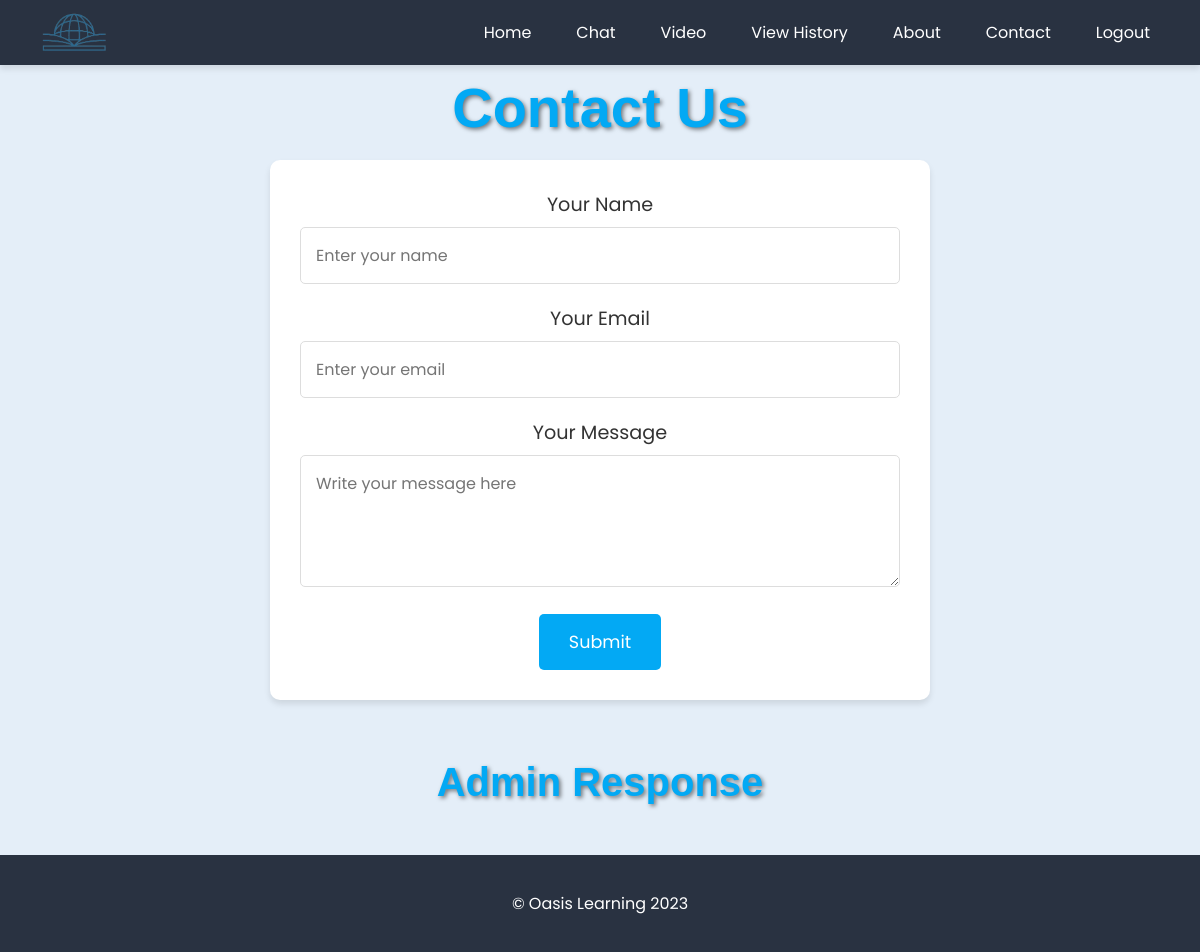
/Contact/ (signed in), run on an earlier commit of the app's database.
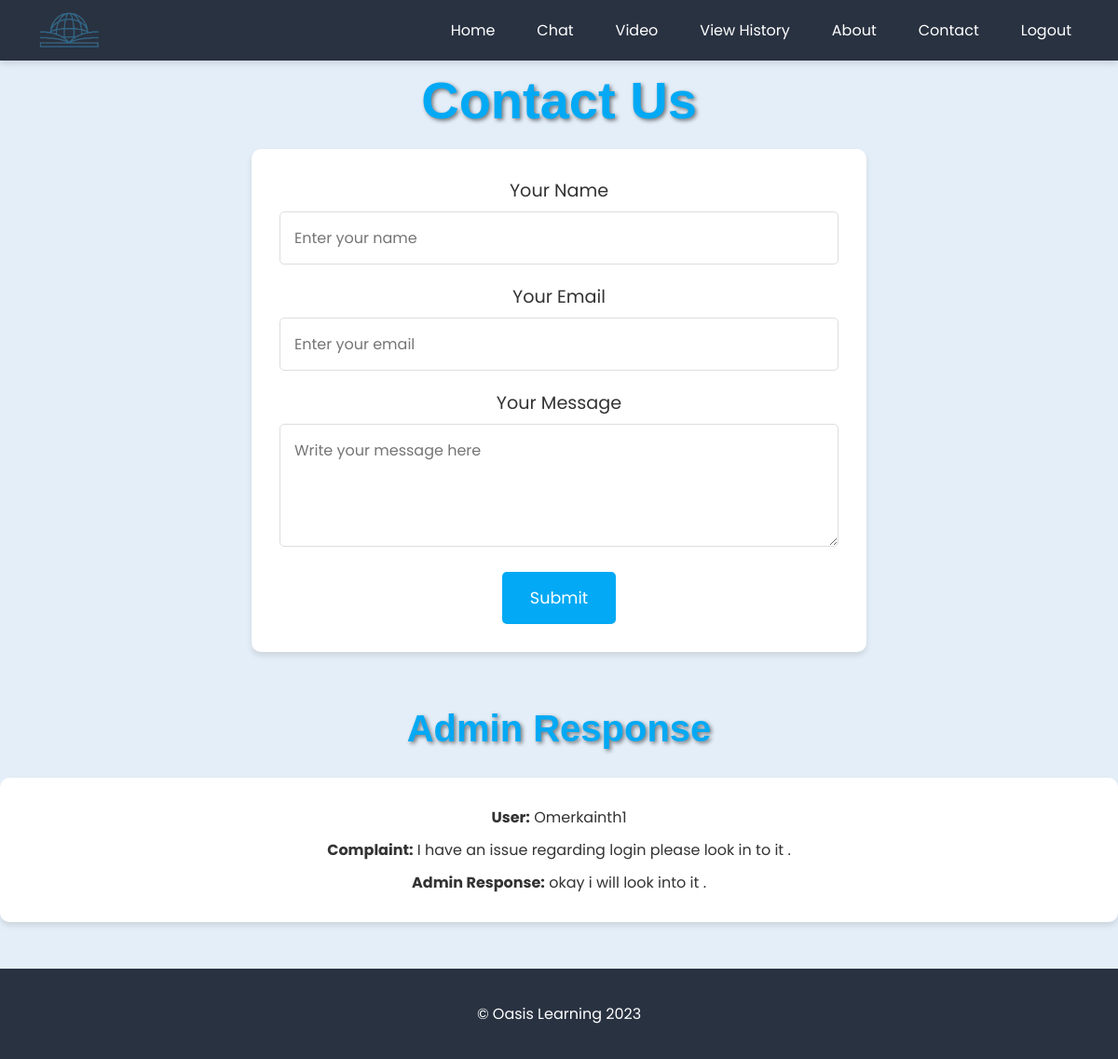
And on a later commit of the database.
### oasisApp/models.py (models this page shows, shortened)
class Complaint(models.Model):
    user = models.ForeignKey(User, on_delete=models.CASCADE)
    description = models.TextField()
    status = models.CharField(max_length=100, default='Pending')
    respond = models.TextField(blank=True, null=True)

### oasisApp/views.py (the view, shortened to what this page needs)
# urls.py: path('Contact/', views.ContactUs,name='Contact'),
@login_required(login_url='Login')
def ContactUs(request):
    user_complaints_with_responses = Complaint.objects.filter(user=request.user, respond__isnull=False)
    return render(request, "Contact.html", {'user_complaints_with_responses': user_complaints_with_responses})

### oasisApp/templates/Contact.html (shortened to what this page needs)
{% load static %}
<!DOCTYPE html>
<html lang="en">
<head>
</head>
<body>
    <nav class="navbar">
        <div class="navbar-logo">
            <img src="{% static 'images/OasisLogo.png' %}" alt="Oasis Learning Logo">
        </div>
        <ul class="navbar-links">
            <li class="nav-item"><a href="{% url 'Home' %}" class="nav-link">Home</a></li>
            <li class="nav-item"><a href="{% url 'Chat' %}" class="nav-link">Chat</a></li>
            <li class="nav-item"><a href="{% url 'video' %}" class="nav-link">Video</a></li>
            <li class="nav-item"><a href="{% url 'Viewhistory' %}" class="nav-link">View History</a></li>
            <li class="nav-item"><a href="{% url 'About' %}" class="nav-link">About</a></li>
            <li class="nav-item"><a href="{% url 'Contact' %}" class="nav-link">Contact</a></li>
            <li class="nav-item"><a href="{% url 'Logout' %}" id="logoutBtn" class="nav-link">Logout</a></li>
        </ul>
    </nav>
    <div class="contact-us-content">
        <h1 class="contact-us-title">Contact Us</h1>
        <div class="contact-us-form">
            <form action="#" method="post">
                <div class="form-group">
                    <label for="name">Your Name</label>
                    <input type="text" id="name" name="name" placeholder="Enter your name" required>
                </div>
                <div class="form-group">
                    <label for="email">Your Email</label>
                    <input type="email" id="email" name="email" placeholder="Enter your email" required>
                </div>
                <div class="form-group">
                    <label for="message">Your Message</label>
                    <textarea id="message" name="message" rows="4" placeholder="Write your message here" required></textarea>
                </div>
                <button type="submit" class="submit-btn">Submit</button>
            </form>
        </div>
    </div>
    <div class="user-complaints-with-responses">
        <h1 class="contact-us-title">Admin Response</h1>
        {% for complaint in user_complaints_with_responses %}
        <div class="complaint">
            <p><strong>User:</strong> {{ complaint.user.username }}</p>
            <p><strong>Complaint:</strong> {{ complaint.description }}</p>
            <p><strong>Admin Response:</strong> {{ complaint.respond }}</p>
        </div>
        {% endfor %}
    </div>
    <footer class="footer">
        <p class="footer-copyright">&copy; Oasis Learning 2023</p>
    </footer>
</body>
</html>

### oasisApp/templates/Contact.html (style rules this page uses)
body { font-family: 'Poppins', sans-serif; margin: 0; padding: 0; background-color: #E4EEF8; color: #333; }
.navbar { background-color: #293241; font-family: 'Poppins', sans-serif; color: white; padding: 20px; display: flex; justify-content: space-between; box-shadow: 0 4px 6px rgba(0, 0, 0, 0.1); }
.navbar-logo { transform: scale(6.5); display: flex; align-items: center; }
.navbar-logo img { width: 25px; height: auto; margin-left: 10px; }
.navbar-links { display: flex; list-style-type: none; padding: 0; margin: 0; }
.nav-item { margin-right: 15px; }
.nav-link { color: white; text-decoration: none; padding: 8px 15px; border-radius: 5px; transition: background-color 0.3s ease-in-out; }
.contact-us-content { padding: 50px 20px; text-align: center; }
.contact-us-title { font-size: 3.5em; margin-top: -40px; margin-bottom: 20px; font-family: sans-serif; color: #03A9F4; text-shadow: 2px 2px 4px rgba(0, 0, 0, 0.5); }
.contact-us-form { font-family: 'Poppins', sans-serif; max-width: 600px; margin: 0 auto; background-color: #fff; padding: 30px; border-radius: 10px; box-shadow: 0 4px 6px rgba(0, 0, 0, 0.1); }
.form-group { margin-bottom: 20px; }
.form-group label { display: block; font-size: 1.2em; margin-bottom: 8px; color: #333; }
.form-group input, .form-group textarea { width: 100%; padding: 15px; font-size: 1em; border: 1px solid #ddd; border-radius: 5px; transition: box-shadow 0.3s ease-in-out; box-sizing: border-box; font-family: 'Poppins', sans-serif; }
.form-group textarea { resize: vertical; font-family: 'Poppins', sans-serif; }
.submit-btn { background-color: #03A9F4; color: white; padding: 15px 30px; border: none; border-radius: 5px; cursor: pointer; font-size: 1.1em; font-family: 'Roboto', sans-serif; transition: background-color 0.3s ease-in-out; display: block; margin: 0 auto; font-family: 'Poppins', sans-serif; }
.footer { background-color: #293241; color: white; padding: 20px; text-align: center; margin-top: 50px; }
.footer-copyright { font-size: 1em; }
.user-complaints-with-responses { margin-top: 50px; text-align: center; }
.complaint { background-color: #fff; border-radius: 10px; box-shadow: 0 4px 6px rgba(0, 0, 0, 0.1); padding: 20px; margin-bottom: 20px; }
.complaint p { margin: 10px 0; }
.complaint strong { font-weight: bold; }
.user-complaints-with-responses h1 { font-size: 2.5em; margin-bottom: 30px; color: #03A9F4; text-shadow: 2px 2px 4px rgba(0, 0, 0, 0.5); }

What changed in the data, as far as the page shows it:
added Complaint: user.username "Omerkainth1", description "I have an issue regarding login please look in to it .", respond "okay i will look into it ."
